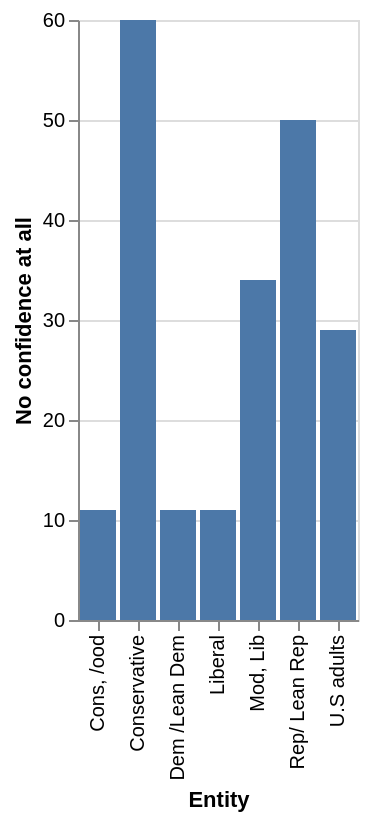

Write a Vega-Lite specification for this figure.
### Vega-Lite specification from a JSON file in a GitHub repository (floating-point values rounded to 4 significant figures)
{"$schema": "https://vega.github.io/schema/vega-lite/v5.json", "description": "Bar chart auto-generated from CSV", "data": {"values": [{"Entity": "Liberal", "No confidence at all": 11}, {"Entity": "Cons, /ood", "No confidence at all": 11}, {"Entity": "Dem /Lean Dem", "No confidence at all": 11}, {"Entity": "Mod, Lib", "No confidence at all": 34}, {"Entity": "Conservative", "No confidence at all": 60}, {"Entity": "Rep/ Lean Rep", "No confidence at all": 50}, {"Entity": "U.S adults", "No confidence at all": 29}]}, "mark": "bar", "encoding": {"x": {"field": "Entity", "type": "ordinal"}, "y": {"field": "No confidence at all", "type": "quantitative"}}}
